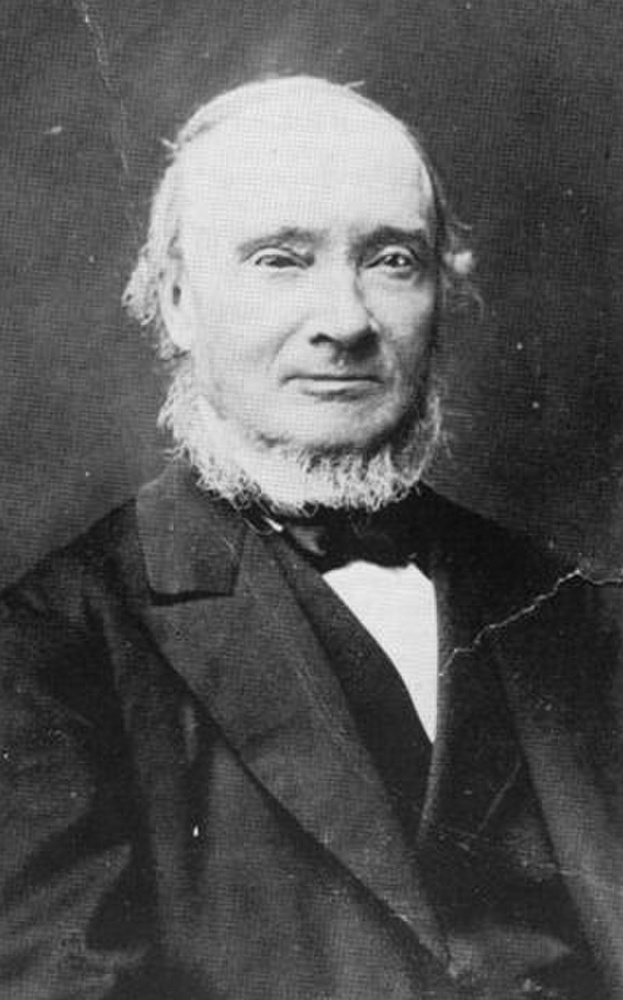
#> input picture blender/assets/ivar_aasen_photo.jpg, 623 x 1000 px, shrunk from 800 x 1285 before the run; its folder holds only this picture in this run
$ python -i blur_public.py   (imports and definitions only)
#> lines starting #> are read from the running program, lines starting #| are printed output that depends on the picture
"""Make the public (blurred) copies of story mode's deck slides and report
pictures from the private originals.

    python web/scripts/blur_public.py

The slides and the tools' screenshots show real names, logos and tags, so
the public repo and GitHub Pages carry only blurred copies: the layout and
colours read, the words do not. The sharp originals live in the git-ignored
public/story/private/ (slides/<id>.png, reports/<file>.png|.mp4; master copy
in the private project files) and show with ?private=1.

Rewrites public/story/slides/<id>.webp and public/story/reports/<name>.webp|.mp4
for the originals that already have a public copy (a private-only slide stays
private). Videos need ffmpeg.
"""
import glob, os, subprocess
from PIL import Image, ImageFilter

HERE = os.path.dirname(os.path.abspath(__file__))
STORY = os.path.join(HERE, '..', 'public', 'story')
PRIVATE = os.path.join(STORY, 'private')
BLUR = 1 / 90   # gaussian radius as a share of the picture's width: small print goes, headings stay shapes


def blur_image(src, dst):
#> called with dst = 'out.png'
    im = Image.open(src).convert('RGB')
    im.filter(ImageFilter.GaussianBlur(max(4, im.width * BLUR))).save(dst, 'WEBP', quality=70)
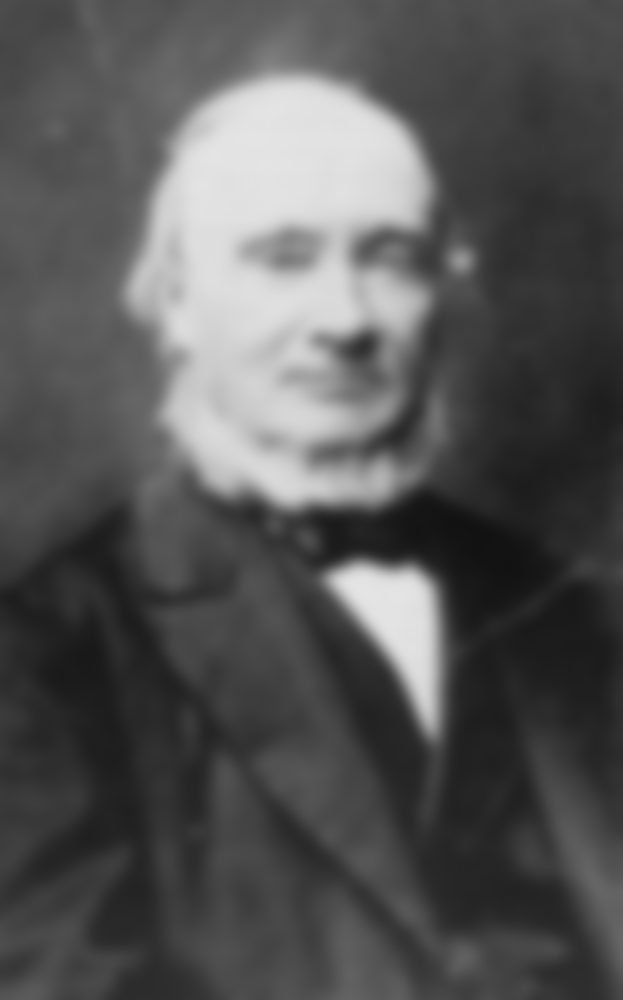
#> saved as out.png: PIL image 623x1000 RGB; min 18, max 229, mean 85.4


def blur_video(src, dst):
    # three box passes come close to the pictures' gaussian
    vf = 'boxblur=luma_radius=w/90:luma_power=3:chroma_radius=w/180:chroma_power=3'
    subprocess.run(['ffmpeg', '-y', '-loglevel', 'error', '-i', src, '-vf', vf, '-an',
                    '-c:v', 'libx264', '-crf', '30', '-pix_fmt', 'yuv420p', '-movflags', '+faststart', dst], check=True)


def main():
    n = 0
    jobs = [(src, os.path.join(STORY, 'slides', os.path.basename(src)[:-4] + '.webp'), blur_image)
            for src in sorted(glob.glob(os.path.join(PRIVATE, 'slides', '*.png')))]
    for src in sorted(glob.glob(os.path.join(PRIVATE, 'reports', '*'))):
        name, ext = os.path.splitext(os.path.basename(src))
        if ext in ('.png', '.mp4'):
            jobs.append((src, os.path.join(STORY, 'reports', name + ('.webp' if ext == '.png' else ext)), blur_image if ext == '.png' else blur_video))
    for src, dst, blur in jobs:
        if os.path.exists(dst):
            blur(src, dst); n += 1
    print(f'{n} blurred copies written')


# [2 lines not run here, left out]

>>> result = blur_image('../../blender/assets/ivar_aasen_photo.jpg', 'out.png')
